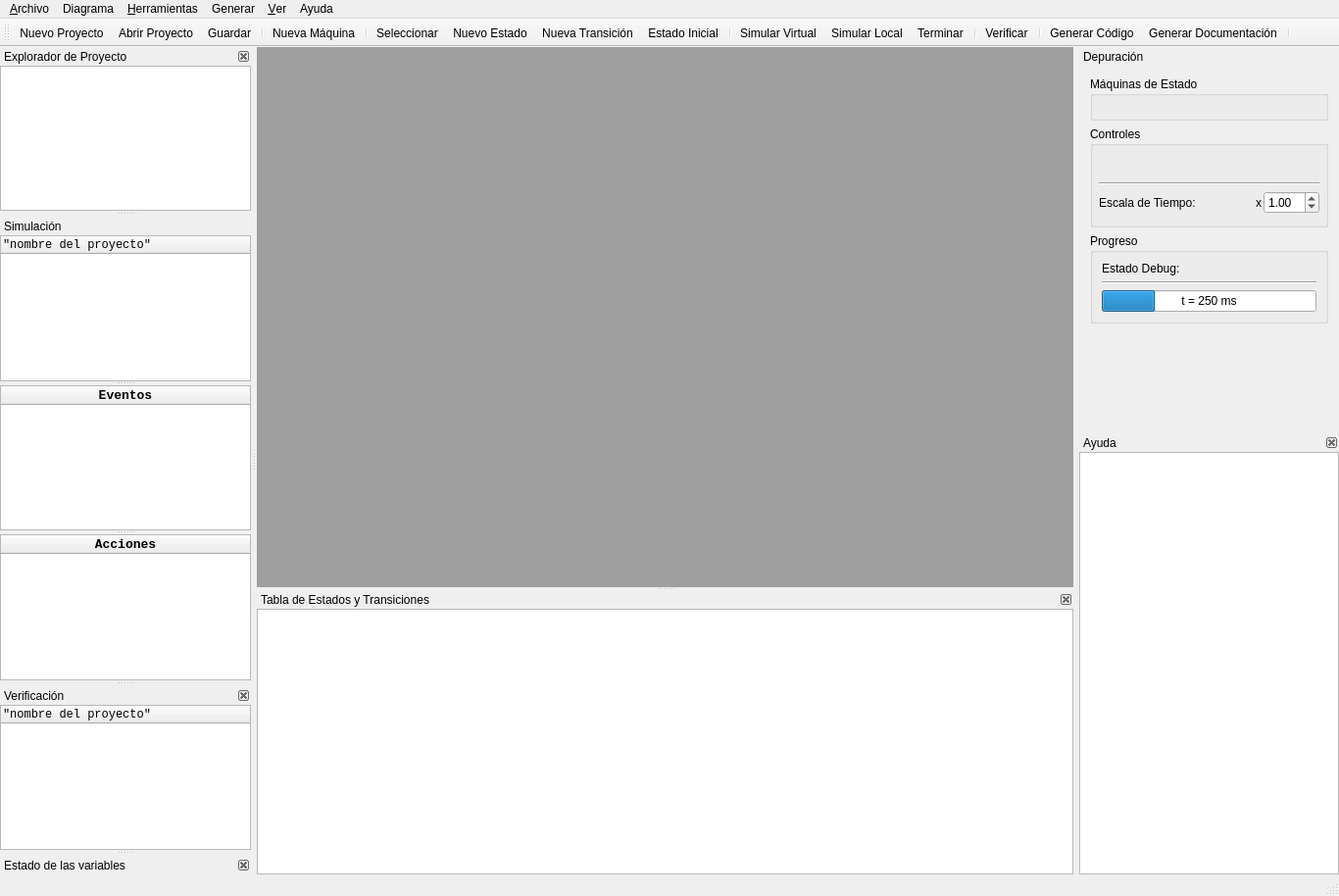
<?xml version="1.0" encoding="UTF-8"?>
<ui version="4.0">
 <class>MainWindow</class>
 <widget class="QMainWindow" name="MainWindow">
  <property name="geometry">
   <rect>
    <x>0</x>
    <y>0</y>
    <width>1366</width>
    <height>914</height>
   </rect>
  </property>
  <property name="windowTitle">
   <string>uModel Factory | UTN-FRBA</string>
  </property>
  <property name="windowIcon">
   <iconset resource="resources.qrc">
    <normaloff>:/img/uModel.ico</normaloff>:/img/uModel.ico</iconset>
  </property>
  <widget class="QWidget" name="centralWidget">
   <layout class="QVBoxLayout" name="verticalLayout">
    <property name="spacing">
     <number>2</number>
    </property>
    <property name="leftMargin">
     <number>0</number>
    </property>
    <property name="topMargin">
     <number>0</number>
    </property>
    <property name="rightMargin">
     <number>0</number>
    </property>
    <property name="bottomMargin">
     <number>0</number>
    </property>
    <item>
     <widget class="QSplitter" name="splitterCentral">
      <property name="orientation">
       <enum>Qt::Vertical</enum>
      </property>
      <property name="handleWidth">
       <number>3</number>
      </property>
      <property name="childrenCollapsible">
       <bool>false</bool>
      </property>
      <widget class="QMdiArea" name="mdiArea">
       <property name="font">
        <font>
         <pointsize>9</pointsize>
        </font>
       </property>
       <property name="activationOrder">
        <enum>QMdiArea::ActivationHistoryOrder</enum>
       </property>
      </widget>
      <widget class="QDockWidget" name="dockWidgetTransiciones">
       <property name="font">
        <font>
         <pointsize>9</pointsize>
        </font>
       </property>
       <property name="features">
        <set>QDockWidget::DockWidgetClosable|QDockWidget::DockWidgetMovable</set>
       </property>
       <property name="windowTitle">
        <string>Tabla de Estados y Transiciones</string>
       </property>
       <widget class="QWidget" name="dockWidgetContentsTransiciones">
        <layout class="QVBoxLayout" name="verticalLayout_3">
         <property name="spacing">
          <number>2</number>
         </property>
         <property name="leftMargin">
          <number>0</number>
         </property>
         <property name="topMargin">
          <number>0</number>
         </property>
         <property name="rightMargin">
          <number>0</number>
         </property>
         <property name="bottomMargin">
          <number>0</number>
         </property>
         <item>
          <widget class="QTableWidget" name="tableWidgetTransiciones">
           <property name="font">
            <font>
             <pointsize>9</pointsize>
            </font>
           </property>
           <property name="editTriggers">
            <set>QAbstractItemView::NoEditTriggers</set>
           </property>
          </widget>
         </item>
        </layout>
       </widget>
      </widget>
     </widget>
    </item>
   </layout>
  </widget>
  <widget class="QMenuBar" name="menuBar">
   <property name="geometry">
    <rect>
     <x>0</x>
     <y>0</y>
     <width>1366</width>
     <height>26</height>
    </rect>
   </property>
   <property name="font">
    <font>
     <pointsize>9</pointsize>
    </font>
   </property>
   <widget class="QMenu" name="menuArchivo">
    <property name="title">
     <string>&amp;Archivo</string>
    </property>
    <widget class="QMenu" name="menuImportarRecursos">
     <property name="title">
      <string>Importar Recursos</string>
     </property>
     <property name="icon">
      <iconset resource="resources.qrc">
       <normaloff>:/img/img/plugin_add.png</normaloff>:/img/img/plugin_add.png</iconset>
     </property>
     <addaction name="actionImportarRecursosDesdeArchivo"/>
     <addaction name="actionImportarRecursosDesdeOtroProyecto"/>
    </widget>
    <addaction name="actionNuevoProyecto"/>
    <addaction name="actionAbrirProyecto"/>
    <addaction name="separator"/>
    <addaction name="actionGuardar"/>
    <addaction name="actionGuardarComo"/>
    <addaction name="separator"/>
    <addaction name="menuImportarRecursos"/>
    <addaction name="separator"/>
    <addaction name="actionCerrarProyecto"/>
    <addaction name="separator"/>
    <addaction name="actionSalir"/>
   </widget>
   <widget class="QMenu" name="menuHerramientas">
    <property name="title">
     <string>&amp;Herramientas</string>
    </property>
    <addaction name="actionVerificar"/>
    <addaction name="separator"/>
    <addaction name="actionSimular"/>
    <addaction name="actionTerminarSimulacion"/>
    <addaction name="separator"/>
    <addaction name="actionConfigurarDepuracion"/>
    <addaction name="actionDepurar"/>
    <addaction name="actionTerminarDepuracion"/>
   </widget>
   <widget class="QMenu" name="menuVer">
    <property name="title">
     <string>&amp;Ver</string>
    </property>
    <addaction name="separator"/>
    <addaction name="actionMosaico"/>
    <addaction name="actionCascada"/>
   </widget>
   <widget class="QMenu" name="menuGenerar">
    <property name="title">
     <string>Generar</string>
    </property>
    <addaction name="actionGenerarCodigo"/>
    <addaction name="actionGenerarDocumentacion"/>
   </widget>
   <widget class="QMenu" name="menuAyuda">
    <property name="title">
     <string>Ayuda</string>
    </property>
    <widget class="QMenu" name="menuAyuda_Din_mica">
     <property name="title">
      <string>Ayuda Dinámica</string>
     </property>
     <property name="icon">
      <iconset resource="resources.qrc">
       <normaloff>:/img/img/book.png</normaloff>:/img/img/book.png</iconset>
     </property>
     <addaction name="actionAyudaDesactivada"/>
     <addaction name="actionAyudaUsuarioInicial"/>
     <addaction name="actionAyudaUsuarioAvanzado"/>
    </widget>
    <addaction name="actionAcercaDe"/>
    <addaction name="menuAyuda_Din_mica"/>
   </widget>
   <widget class="QMenu" name="menuDiagrama">
    <property name="title">
     <string>Diagrama</string>
    </property>
    <widget class="QMenu" name="menuDefinir">
     <property name="title">
      <string>Definir</string>
     </property>
     <property name="icon">
      <iconset resource="resources.qrc">
       <normaloff>:/img/img/plugin_add.png</normaloff>:/img/img/plugin_add.png</iconset>
     </property>
     <addaction name="actionNuevoEvento"/>
     <addaction name="actionNuevaAccion"/>
     <addaction name="actionNuevaVariable"/>
     <addaction name="actionNuevaConstante"/>
    </widget>
    <addaction name="actionNuevaMaquina"/>
    <addaction name="actionRenombrarMaquina"/>
    <addaction name="actionEliminarMaquina"/>
    <addaction name="separator"/>
    <addaction name="actionNuevoEstado"/>
    <addaction name="actionNuevaTransicion"/>
    <addaction name="actionEstadoInicial"/>
    <addaction name="actionEliminarElemento"/>
    <addaction name="separator"/>
    <addaction name="menuDefinir"/>
   </widget>
   <addaction name="menuArchivo"/>
   <addaction name="menuDiagrama"/>
   <addaction name="menuHerramientas"/>
   <addaction name="menuGenerar"/>
   <addaction name="menuVer"/>
   <addaction name="menuAyuda"/>
  </widget>
  <widget class="QToolBar" name="mainToolBar">
   <property name="font">
    <font>
     <pointsize>9</pointsize>
    </font>
   </property>
   <property name="toolButtonStyle">
    <enum>Qt::ToolButtonTextUnderIcon</enum>
   </property>
   <attribute name="toolBarArea">
    <enum>TopToolBarArea</enum>
   </attribute>
   <attribute name="toolBarBreak">
    <bool>false</bool>
   </attribute>
   <addaction name="actionNuevoProyecto"/>
   <addaction name="actionAbrirProyecto"/>
   <addaction name="actionGuardar"/>
   <addaction name="separator"/>
   <addaction name="actionNuevaMaquina"/>
   <addaction name="separator"/>
   <addaction name="actionSeleccionar"/>
   <addaction name="actionNuevoEstado"/>
   <addaction name="actionNuevaTransicion"/>
   <addaction name="actionEstadoInicial"/>
   <addaction name="separator"/>
   <addaction name="actionInterfaz_Virtual"/>
   <addaction name="actionSimular"/>
   <addaction name="actionTerminarSimulacion"/>
   <addaction name="separator"/>
   <addaction name="actionVerificar"/>
   <addaction name="separator"/>
   <addaction name="actionGenerarCodigo"/>
   <addaction name="actionGenerarDocumentacion"/>
   <addaction name="separator"/>
  </widget>
  <widget class="QStatusBar" name="statusBar"/>
  <widget class="QDockWidget" name="dockWidgetProyecto">
   <property name="minimumSize">
    <size>
     <width>87</width>
     <height>117</height>
    </size>
   </property>
   <property name="font">
    <font>
     <pointsize>9</pointsize>
    </font>
   </property>
   <property name="features">
    <set>QDockWidget::DockWidgetClosable|QDockWidget::DockWidgetMovable</set>
   </property>
   <property name="allowedAreas">
    <set>Qt::LeftDockWidgetArea|Qt::RightDockWidgetArea</set>
   </property>
   <property name="windowTitle">
    <string>Explorador de Proyecto</string>
   </property>
   <attribute name="dockWidgetArea">
    <number>1</number>
   </attribute>
   <widget class="QWidget" name="dockWidgetContentsProyecto">
    <layout class="QVBoxLayout" name="verticalLayout_2">
     <property name="spacing">
      <number>2</number>
     </property>
     <property name="leftMargin">
      <number>0</number>
     </property>
     <property name="topMargin">
      <number>0</number>
     </property>
     <property name="rightMargin">
      <number>0</number>
     </property>
     <property name="bottomMargin">
      <number>0</number>
     </property>
     <item>
      <widget class="QTreeWidget" name="treeWidgetProyecto">
       <property name="font">
        <font>
         <family>Consolas</family>
         <pointsize>9</pointsize>
        </font>
       </property>
       <property name="editTriggers">
        <set>QAbstractItemView::NoEditTriggers</set>
       </property>
       <property name="indentation">
        <number>16</number>
       </property>
       <property name="expandsOnDoubleClick">
        <bool>false</bool>
       </property>
       <property name="columnCount">
        <number>1</number>
       </property>
       <attribute name="headerVisible">
        <bool>false</bool>
       </attribute>
       <column>
        <property name="text">
         <string notr="true">1</string>
        </property>
       </column>
      </widget>
     </item>
    </layout>
   </widget>
  </widget>
  <widget class="QDockWidget" name="dockWidgetSimulacion">
   <property name="font">
    <font>
     <pointsize>9</pointsize>
    </font>
   </property>
   <property name="features">
    <set>QDockWidget::DockWidgetMovable</set>
   </property>
   <property name="allowedAreas">
    <set>Qt::LeftDockWidgetArea|Qt::RightDockWidgetArea</set>
   </property>
   <property name="windowTitle">
    <string>Simulación</string>
   </property>
   <attribute name="dockWidgetArea">
    <number>1</number>
   </attribute>
   <widget class="QWidget" name="dockWidgetContentsSimulacion">
    <layout class="QVBoxLayout" name="verticalLayout_4">
     <property name="spacing">
      <number>2</number>
     </property>
     <property name="leftMargin">
      <number>0</number>
     </property>
     <property name="topMargin">
      <number>0</number>
     </property>
     <property name="rightMargin">
      <number>0</number>
     </property>
     <property name="bottomMargin">
      <number>0</number>
     </property>
     <item>
      <widget class="QSplitter" name="splitterSimulacion">
       <property name="orientation">
        <enum>Qt::Vertical</enum>
       </property>
       <property name="handleWidth">
        <number>4</number>
       </property>
       <property name="childrenCollapsible">
        <bool>false</bool>
       </property>
       <widget class="QTreeWidget" name="treeWidgetSimEstados">
        <property name="font">
         <font>
          <family>Consolas</family>
          <pointsize>9</pointsize>
         </font>
        </property>
        <property name="columnCount">
         <number>1</number>
        </property>
        <column>
         <property name="text">
          <string>&quot;nombre del proyecto&quot;</string>
         </property>
         <property name="font">
          <font>
           <italic>false</italic>
           <bold>false</bold>
          </font>
         </property>
         <property name="icon">
          <iconset resource="resources.qrc">
           <normaloff>:/img/img/control_play_blue.png</normaloff>:/img/img/control_play_blue.png</iconset>
         </property>
        </column>
       </widget>
       <widget class="QTableWidget" name="tableWidgetSimEventos">
        <property name="font">
         <font>
          <family>Consolas</family>
          <pointsize>9</pointsize>
         </font>
        </property>
        <property name="editTriggers">
         <set>QAbstractItemView::NoEditTriggers</set>
        </property>
        <property name="selectionMode">
         <enum>QAbstractItemView::SingleSelection</enum>
        </property>
        <property name="gridStyle">
         <enum>Qt::NoPen</enum>
        </property>
        <property name="sortingEnabled">
         <bool>true</bool>
        </property>
        <property name="columnCount">
         <number>1</number>
        </property>
        <attribute name="horizontalHeaderStretchLastSection">
         <bool>true</bool>
        </attribute>
        <attribute name="verticalHeaderVisible">
         <bool>false</bool>
        </attribute>
        <column>
         <property name="text">
          <string>Eventos</string>
         </property>
         <property name="font">
          <font>
           <family>Consolas</family>
           <pointsize>10</pointsize>
           <bold>true</bold>
          </font>
         </property>
        </column>
       </widget>
       <widget class="QTableWidget" name="tableWidgetSimAcciones">
        <property name="font">
         <font>
          <family>Consolas</family>
          <pointsize>9</pointsize>
         </font>
        </property>
        <property name="sizeAdjustPolicy">
         <enum>QAbstractScrollArea::AdjustIgnored</enum>
        </property>
        <property name="editTriggers">
         <set>QAbstractItemView::NoEditTriggers</set>
        </property>
        <property name="showGrid">
         <bool>false</bool>
        </property>
        <property name="gridStyle">
         <enum>Qt::NoPen</enum>
        </property>
        <attribute name="horizontalHeaderStretchLastSection">
         <bool>true</bool>
        </attribute>
        <attribute name="verticalHeaderVisible">
         <bool>false</bool>
        </attribute>
        <column>
         <property name="text">
          <string>Acciones</string>
         </property>
         <property name="font">
          <font>
           <family>Consolas</family>
           <pointsize>10</pointsize>
           <bold>true</bold>
          </font>
         </property>
        </column>
       </widget>
      </widget>
     </item>
    </layout>
   </widget>
  </widget>
  <widget class="QDockWidget" name="dockWidgetVerificar">
   <property name="font">
    <font>
     <pointsize>9</pointsize>
    </font>
   </property>
   <property name="features">
    <set>QDockWidget::DockWidgetClosable|QDockWidget::DockWidgetMovable</set>
   </property>
   <property name="allowedAreas">
    <set>Qt::LeftDockWidgetArea|Qt::RightDockWidgetArea</set>
   </property>
   <property name="windowTitle">
    <string>Verificación</string>
   </property>
   <attribute name="dockWidgetArea">
    <number>1</number>
   </attribute>
   <widget class="QWidget" name="dockWidgetContentsVerificar">
    <layout class="QVBoxLayout" name="verticalLayout_5">
     <property name="spacing">
      <number>2</number>
     </property>
     <property name="leftMargin">
      <number>0</number>
     </property>
     <property name="topMargin">
      <number>0</number>
     </property>
     <property name="rightMargin">
      <number>0</number>
     </property>
     <property name="bottomMargin">
      <number>0</number>
     </property>
     <item>
      <widget class="QTreeWidget" name="treeWidgetVerificar">
       <property name="font">
        <font>
         <family>Consolas</family>
         <pointsize>9</pointsize>
        </font>
       </property>
       <column>
        <property name="text">
         <string>&quot;nombre del proyecto&quot;</string>
        </property>
        <property name="icon">
         <iconset resource="resources.qrc">
          <normaloff>:/img/img/check box.png</normaloff>:/img/img/check box.png</iconset>
        </property>
       </column>
      </widget>
     </item>
    </layout>
   </widget>
  </widget>
  <widget class="QDockWidget" name="dockWidgetDebug">
   <property name="minimumSize">
    <size>
     <width>265</width>
     <height>348</height>
    </size>
   </property>
   <property name="maximumSize">
    <size>
     <width>265</width>
     <height>524287</height>
    </size>
   </property>
   <property name="features">
    <set>QDockWidget::NoDockWidgetFeatures</set>
   </property>
   <property name="allowedAreas">
    <set>Qt::LeftDockWidgetArea|Qt::RightDockWidgetArea</set>
   </property>
   <property name="windowTitle">
    <string>Depuración</string>
   </property>
   <attribute name="dockWidgetArea">
    <number>2</number>
   </attribute>
   <widget class="QWidget" name="dockWidgetContents">
    <layout class="QVBoxLayout" name="verticalLayout_7">
     <item>
      <widget class="QGroupBox" name="groupBoxMaquinasDebug">
       <property name="title">
        <string>Máquinas de Estado</string>
       </property>
       <layout class="QVBoxLayout" name="verticalLayout_9">
        <item>
         <layout class="QVBoxLayout" name="verticalLayoutMaquinasDebug"/>
        </item>
       </layout>
      </widget>
     </item>
     <item>
      <widget class="QGroupBox" name="groupBox">
       <property name="title">
        <string>Controles</string>
       </property>
       <property name="flat">
        <bool>false</bool>
       </property>
       <layout class="QVBoxLayout" name="verticalLayout_6">
        <property name="spacing">
         <number>6</number>
        </property>
        <property name="leftMargin">
         <number>6</number>
        </property>
        <property name="topMargin">
         <number>9</number>
        </property>
        <property name="rightMargin">
         <number>6</number>
        </property>
        <item>
         <layout class="QHBoxLayout" name="horizontalLayout_2">
          <item>
           <widget class="QPushButton" name="pushButtonDebugStop">
            <property name="text">
             <string/>
            </property>
            <property name="icon">
             <iconset resource="resources.qrc">
              <normaloff>:/img/img/control_stop_blue.png</normaloff>:/img/img/control_stop_blue.png</iconset>
            </property>
            <property name="iconSize">
             <size>
              <width>28</width>
              <height>28</height>
             </size>
            </property>
            <property name="flat">
             <bool>true</bool>
            </property>
           </widget>
          </item>
          <item>
           <widget class="QPushButton" name="pushButtonDebugPlay">
            <property name="text">
             <string/>
            </property>
            <property name="icon">
             <iconset resource="resources.qrc">
              <normaloff>:/img/img/control_play_blue.png</normaloff>:/img/img/control_play_blue.png</iconset>
            </property>
            <property name="iconSize">
             <size>
              <width>28</width>
              <height>28</height>
             </size>
            </property>
            <property name="checkable">
             <bool>true</bool>
            </property>
            <property name="flat">
             <bool>true</bool>
            </property>
           </widget>
          </item>
          <item>
           <widget class="QPushButton" name="pushButtonDebugPausa">
            <property name="text">
             <string/>
            </property>
            <property name="icon">
             <iconset resource="resources.qrc">
              <normaloff>:/img/img/control_pause_blue.png</normaloff>:/img/img/control_pause_blue.png</iconset>
            </property>
            <property name="iconSize">
             <size>
              <width>28</width>
              <height>28</height>
             </size>
            </property>
            <property name="flat">
             <bool>true</bool>
            </property>
           </widget>
          </item>
          <item>
           <widget class="QPushButton" name="pushButtonDebugStepFw">
            <property name="text">
             <string/>
            </property>
            <property name="icon">
             <iconset resource="resources.qrc">
              <normaloff>:/img/img/control end blue.png</normaloff>:/img/img/control end blue.png</iconset>
            </property>
            <property name="iconSize">
             <size>
              <width>28</width>
              <height>28</height>
             </size>
            </property>
            <property name="flat">
             <bool>true</bool>
            </property>
           </widget>
          </item>
         </layout>
        </item>
        <item>
         <widget class="Line" name="lineControlesDebug">
          <property name="orientation">
           <enum>Qt::Horizontal</enum>
          </property>
         </widget>
        </item>
        <item>
         <layout class="QHBoxLayout" name="horizontalLayout_3">
          <item>
           <widget class="QLabel" name="labelEscalaTiempo">
            <property name="text">
             <string>Escala de Tiempo:</string>
            </property>
           </widget>
          </item>
          <item>
           <spacer name="horizontalSpacer">
            <property name="orientation">
             <enum>Qt::Horizontal</enum>
            </property>
            <property name="sizeHint" stdset="0">
             <size>
              <width>40</width>
              <height>20</height>
             </size>
            </property>
           </spacer>
          </item>
          <item>
           <layout class="QHBoxLayout" name="horizontalLayout">
            <property name="spacing">
             <number>2</number>
            </property>
            <item>
             <widget class="QLabel" name="labelSpinBoxEscalaTiempo">
              <property name="text">
               <string>x</string>
              </property>
              <property name="alignment">
               <set>Qt::AlignRight|Qt::AlignTrailing|Qt::AlignVCenter</set>
              </property>
             </widget>
            </item>
            <item>
             <widget class="QDoubleSpinBox" name="doubleSpinBoxEscalaTiempoDebug">
              <property name="decimals">
               <number>2</number>
              </property>
              <property name="singleStep">
               <double>0.250000000000000</double>
              </property>
              <property name="value">
               <double>1.000000000000000</double>
              </property>
             </widget>
            </item>
           </layout>
          </item>
         </layout>
        </item>
       </layout>
      </widget>
     </item>
     <item>
      <widget class="QGroupBox" name="groupBox_2">
       <property name="title">
        <string>Progreso</string>
       </property>
       <layout class="QVBoxLayout" name="verticalLayout_8">
        <property name="spacing">
         <number>6</number>
        </property>
        <property name="leftMargin">
         <number>9</number>
        </property>
        <property name="topMargin">
         <number>9</number>
        </property>
        <property name="rightMargin">
         <number>9</number>
        </property>
        <property name="bottomMargin">
         <number>9</number>
        </property>
        <item>
         <widget class="QLabel" name="labelEstadoDebug">
          <property name="text">
           <string>Estado Debug:</string>
          </property>
         </widget>
        </item>
        <item>
         <widget class="Line" name="lineProgresoebug">
          <property name="orientation">
           <enum>Qt::Horizontal</enum>
          </property>
         </widget>
        </item>
        <item>
         <widget class="QProgressBar" name="progressBarDebug">
          <property name="maximum">
           <number>1000</number>
          </property>
          <property name="value">
           <number>250</number>
          </property>
          <property name="format">
           <string>t = %v ms</string>
          </property>
         </widget>
        </item>
       </layout>
      </widget>
     </item>
     <item>
      <spacer name="verticalSpacer">
       <property name="orientation">
        <enum>Qt::Vertical</enum>
       </property>
       <property name="sizeHint" stdset="0">
        <size>
         <width>20</width>
         <height>413</height>
        </size>
       </property>
      </spacer>
     </item>
    </layout>
   </widget>
  </widget>
  <widget class="QDockWidget" name="dockWidgetVariables">
   <property name="floating">
    <bool>false</bool>
   </property>
   <property name="features">
    <set>QDockWidget::DockWidgetClosable|QDockWidget::DockWidgetMovable</set>
   </property>
   <property name="allowedAreas">
    <set>Qt::LeftDockWidgetArea|Qt::RightDockWidgetArea</set>
   </property>
   <property name="windowTitle">
    <string>Estado de las variables</string>
   </property>
   <attribute name="dockWidgetArea">
    <number>1</number>
   </attribute>
   <widget class="QWidget" name="dockWidgetContents_4">
    <widget class="QTableWidget" name="tableWidgetVariables">
     <property name="geometry">
      <rect>
       <x>0</x>
       <y>0</y>
       <width>261</width>
       <height>101</height>
      </rect>
     </property>
     <property name="font">
      <font>
       <pointsize>9</pointsize>
      </font>
     </property>
     <property name="editTriggers">
      <set>QAbstractItemView::NoEditTriggers</set>
     </property>
     <property name="tabKeyNavigation">
      <bool>true</bool>
     </property>
     <property name="dragDropOverwriteMode">
      <bool>true</bool>
     </property>
     <property name="selectionMode">
      <enum>QAbstractItemView::ExtendedSelection</enum>
     </property>
     <property name="horizontalScrollMode">
      <enum>QAbstractItemView::ScrollPerItem</enum>
     </property>
    </widget>
   </widget>
  </widget>
  <widget class="QDockWidget" name="dockWidgetAyuda">
   <property name="minimumSize">
    <size>
     <width>265</width>
     <height>450</height>
    </size>
   </property>
   <property name="features">
    <set>QDockWidget::DockWidgetClosable</set>
   </property>
   <property name="allowedAreas">
    <set>Qt::RightDockWidgetArea</set>
   </property>
   <property name="windowTitle">
    <string>Ayuda</string>
   </property>
   <attribute name="dockWidgetArea">
    <number>2</number>
   </attribute>
   <widget class="QWidget" name="dockWidgetContentsAyuda">
    <layout class="QVBoxLayout" name="verticalLayout_10">
     <property name="spacing">
      <number>2</number>
     </property>
     <property name="leftMargin">
      <number>0</number>
     </property>
     <property name="topMargin">
      <number>0</number>
     </property>
     <property name="rightMargin">
      <number>0</number>
     </property>
     <property name="bottomMargin">
      <number>0</number>
     </property>
     <item>
      <widget class="QTextEdit" name="textEditAyuda">
       <property name="readOnly">
        <bool>true</bool>
       </property>
      </widget>
     </item>
    </layout>
   </widget>
  </widget>
  <action name="actionNuevaMaquina">
   <property name="icon">
    <iconset resource="resources.qrc">
     <normaloff>:/img/img/application_add.png</normaloff>:/img/img/application_add.png</iconset>
   </property>
   <property name="text">
    <string>Nueva Máquina</string>
   </property>
   <property name="toolTip">
    <string>Nueva Máquina de Estados</string>
   </property>
  </action>
  <action name="actionNuevoEstado">
   <property name="checkable">
    <bool>true</bool>
   </property>
   <property name="icon">
    <iconset resource="resources.qrc">
     <normaloff>:/img/img/add_box.png</normaloff>:/img/img/add_box.png</iconset>
   </property>
   <property name="text">
    <string>Nuevo Estado</string>
   </property>
  </action>
  <action name="actionNuevaTransicion">
   <property name="checkable">
    <bool>true</bool>
   </property>
   <property name="icon">
    <iconset resource="resources.qrc">
     <normaloff>:/img/img/add_transition.png</normaloff>:/img/img/add_transition.png</iconset>
   </property>
   <property name="text">
    <string>Nueva Transición</string>
   </property>
   <property name="toolTip">
    <string>Nueva Transición</string>
   </property>
  </action>
  <action name="actionEstadoInicial">
   <property name="checkable">
    <bool>true</bool>
   </property>
   <property name="icon">
    <iconset resource="resources.qrc">
     <normaloff>:/img/img/bullet_blue.png</normaloff>:/img/img/bullet_blue.png</iconset>
   </property>
   <property name="text">
    <string>Estado Inicial</string>
   </property>
  </action>
  <action name="actionSimular">
   <property name="checkable">
    <bool>true</bool>
   </property>
   <property name="icon">
    <iconset resource="resources.qrc">
     <normaloff>:/img/img/control_play_blue.png</normaloff>:/img/img/control_play_blue.png</iconset>
   </property>
   <property name="text">
    <string>Simular Local</string>
   </property>
   <property name="toolTip">
    <string>Iniciar Simulación</string>
   </property>
  </action>
  <action name="actionTerminarSimulacion">
   <property name="icon">
    <iconset resource="resources.qrc">
     <normaloff>:/img/img/control_stop_blue.png</normaloff>:/img/img/control_stop_blue.png</iconset>
   </property>
   <property name="text">
    <string>Terminar</string>
   </property>
   <property name="toolTip">
    <string>Terminar Simulación</string>
   </property>
  </action>
  <action name="actionMosaico">
   <property name="icon">
    <iconset resource="resources.qrc">
     <normaloff>:/img/img/application tile horizontal.png</normaloff>:/img/img/application tile horizontal.png</iconset>
   </property>
   <property name="text">
    <string>Mosaico</string>
   </property>
  </action>
  <action name="actionCascada">
   <property name="icon">
    <iconset resource="resources.qrc">
     <normaloff>:/img/img/application cascade.png</normaloff>:/img/img/application cascade.png</iconset>
   </property>
   <property name="text">
    <string>Cascada</string>
   </property>
  </action>
  <action name="actionSeleccionar">
   <property name="checkable">
    <bool>true</bool>
   </property>
   <property name="checked">
    <bool>false</bool>
   </property>
   <property name="icon">
    <iconset resource="resources.qrc">
     <normaloff>:/img/img/cursor.png</normaloff>:/img/img/cursor.png</iconset>
   </property>
   <property name="text">
    <string>Seleccionar</string>
   </property>
   <property name="toolTip">
    <string>Seleccionar</string>
   </property>
   <property name="shortcut">
    <string>Esc</string>
   </property>
  </action>
  <action name="actionEliminarElemento">
   <property name="icon">
    <iconset resource="resources.qrc">
     <normaloff>:/img/img/cross.png</normaloff>:/img/img/cross.png</iconset>
   </property>
   <property name="text">
    <string>Eliminar Elemento</string>
   </property>
   <property name="toolTip">
    <string>Eliminar Elemento</string>
   </property>
   <property name="shortcut">
    <string>Del</string>
   </property>
  </action>
  <action name="actionGuardar">
   <property name="icon">
    <iconset resource="resources.qrc">
     <normaloff>:/img/img/disk.png</normaloff>:/img/img/disk.png</iconset>
   </property>
   <property name="text">
    <string>Guardar</string>
   </property>
   <property name="toolTip">
    <string>Guardar</string>
   </property>
   <property name="shortcut">
    <string>Ctrl+S</string>
   </property>
  </action>
  <action name="actionGuardarComo">
   <property name="icon">
    <iconset resource="resources.qrc">
     <normaloff>:/img/img/save as.png</normaloff>:/img/img/save as.png</iconset>
   </property>
   <property name="text">
    <string>Guardar Como...</string>
   </property>
   <property name="toolTip">
    <string>Guardar Como...</string>
   </property>
  </action>
  <action name="actionNuevoProyecto">
   <property name="icon">
    <iconset resource="resources.qrc">
     <normaloff>:/img/img/folder_add.png</normaloff>:/img/img/folder_add.png</iconset>
   </property>
   <property name="text">
    <string>Nuevo Proyecto</string>
   </property>
   <property name="toolTip">
    <string>Nuevo Proyecto</string>
   </property>
  </action>
  <action name="actionAbrirProyecto">
   <property name="icon">
    <iconset resource="resources.qrc">
     <normaloff>:/img/img/folder.png</normaloff>:/img/img/folder.png</iconset>
   </property>
   <property name="text">
    <string>Abrir Proyecto</string>
   </property>
   <property name="toolTip">
    <string>Abrir Proyecto</string>
   </property>
  </action>
  <action name="actionSalir">
   <property name="icon">
    <iconset resource="resources.qrc">
     <normaloff>:/img/img/door.png</normaloff>:/img/img/door.png</iconset>
   </property>
   <property name="text">
    <string>Salir</string>
   </property>
  </action>
  <action name="actionCerrarProyecto">
   <property name="icon">
    <iconset resource="resources.qrc">
     <normaloff>:/img/img/folder_delete.png</normaloff>:/img/img/folder_delete.png</iconset>
   </property>
   <property name="text">
    <string>Cerrar Proyecto</string>
   </property>
  </action>
  <action name="actionGenerarCodigo">
   <property name="icon">
    <iconset resource="resources.qrc">
     <normaloff>:/img/img/source_code.png</normaloff>:/img/img/source_code.png</iconset>
   </property>
   <property name="text">
    <string>Generar Código</string>
   </property>
  </action>
  <action name="actionGenerarDocumentacion">
   <property name="icon">
    <iconset resource="resources.qrc">
     <normaloff>:/img/img/report.png</normaloff>:/img/img/report.png</iconset>
   </property>
   <property name="text">
    <string>Generar Documentación</string>
   </property>
   <property name="toolTip">
    <string>Generar Documentación del Proyecto</string>
   </property>
  </action>
  <action name="actionVerificar">
   <property name="icon">
    <iconset resource="resources.qrc">
     <normaloff>:/img/img/check box.png</normaloff>:/img/img/check box.png</iconset>
   </property>
   <property name="text">
    <string>Verificar</string>
   </property>
  </action>
  <action name="actionAcercaDe">
   <property name="icon">
    <iconset resource="resources.qrc">
     <normaloff>:/img/img/information.png</normaloff>:/img/img/information.png</iconset>
   </property>
   <property name="text">
    <string>Acerca de uModelFactory...</string>
   </property>
  </action>
  <action name="actionEliminarMaquina">
   <property name="icon">
    <iconset resource="resources.qrc">
     <normaloff>:/img/img/application_delete.png</normaloff>:/img/img/application_delete.png</iconset>
   </property>
   <property name="text">
    <string>Eliminar Máquina</string>
   </property>
  </action>
  <action name="actionConfigurarDepuracion">
   <property name="icon">
    <iconset resource="resources.qrc">
     <normaloff>:/img/img/cog_go.png</normaloff>:/img/img/cog_go.png</iconset>
   </property>
   <property name="text">
    <string>Configurar Depuración</string>
   </property>
   <property name="toolTip">
    <string>Configurar Depuración</string>
   </property>
  </action>
  <action name="actionDepurar">
   <property name="checkable">
    <bool>true</bool>
   </property>
   <property name="icon">
    <iconset resource="resources.qrc">
     <normaloff>:/img/img/connect.png</normaloff>:/img/img/connect.png</iconset>
   </property>
   <property name="text">
    <string>Depurar</string>
   </property>
  </action>
  <action name="actionTerminarDepuracion">
   <property name="icon">
    <iconset resource="resources.qrc">
     <normaloff>:/img/img/disconnect.png</normaloff>:/img/img/disconnect.png</iconset>
   </property>
   <property name="text">
    <string>Terminar Depuración</string>
   </property>
   <property name="toolTip">
    <string>Terminar Depuración</string>
   </property>
  </action>
  <action name="actionImportarRecursosDesdeArchivo">
   <property name="text">
    <string>Desde Archivo...</string>
   </property>
   <property name="toolTip">
    <string>Importar Recursos Desde Archivo</string>
   </property>
  </action>
  <action name="actionImportarRecursosDesdeOtroProyecto">
   <property name="text">
    <string>Desde Otro Proyecto...</string>
   </property>
   <property name="toolTip">
    <string>Importar Recursos Desde Otro Proyecto</string>
   </property>
  </action>
  <action name="actionRenombrarMaquina">
   <property name="icon">
    <iconset resource="resources.qrc">
     <normaloff>:/img/img/application edit.png</normaloff>:/img/img/application edit.png</iconset>
   </property>
   <property name="text">
    <string>Renombrar  Máquina</string>
   </property>
  </action>
  <action name="actionNuevoEvento">
   <property name="icon">
    <iconset resource="resources.qrc">
     <normaloff>:/img/img/events.png</normaloff>:/img/img/events.png</iconset>
   </property>
   <property name="text">
    <string>Nuevo Evento</string>
   </property>
  </action>
  <action name="actionNuevaAccion">
   <property name="icon">
    <iconset resource="resources.qrc">
     <normaloff>:/img/img/external.png</normaloff>:/img/img/external.png</iconset>
   </property>
   <property name="text">
    <string>Nueva Acción</string>
   </property>
  </action>
  <action name="actionNuevaVariable">
   <property name="icon">
    <iconset resource="resources.qrc">
     <normaloff>:/img/img/brick.png</normaloff>:/img/img/brick.png</iconset>
   </property>
   <property name="text">
    <string>Nueva Variable</string>
   </property>
  </action>
  <action name="actionNuevaConstante">
   <property name="icon">
    <iconset resource="resources.qrc">
     <normaloff>:/img/img/non_derivative.png</normaloff>:/img/img/non_derivative.png</iconset>
   </property>
   <property name="text">
    <string>Nueva Constante</string>
   </property>
   <property name="toolTip">
    <string>Nueva Constante</string>
   </property>
  </action>
  <action name="actionBorrarEvento">
   <property name="icon">
    <iconset resource="resources.qrc">
     <normaloff>:/img/img/delete.png</normaloff>:/img/img/delete.png</iconset>
   </property>
   <property name="text">
    <string>Borrar Evento</string>
   </property>
  </action>
  <action name="actionBorrarAccion">
   <property name="icon">
    <iconset resource="resources.qrc">
     <normaloff>:/img/img/delete.png</normaloff>:/img/img/delete.png</iconset>
   </property>
   <property name="text">
    <string>Borrar Acción</string>
   </property>
   <property name="toolTip">
    <string>Borrar Acción</string>
   </property>
  </action>
  <action name="actionBorrarVariable">
   <property name="icon">
    <iconset resource="resources.qrc">
     <normaloff>:/img/img/delete.png</normaloff>:/img/img/delete.png</iconset>
   </property>
   <property name="text">
    <string>Borrar Variable</string>
   </property>
   <property name="toolTip">
    <string>Borrar Variable</string>
   </property>
  </action>
  <action name="actionBorrarConstante">
   <property name="icon">
    <iconset resource="resources.qrc">
     <normaloff>:/img/img/delete.png</normaloff>:/img/img/delete.png</iconset>
   </property>
   <property name="text">
    <string>Borrar Constante</string>
   </property>
   <property name="toolTip">
    <string>Borrar Constante</string>
   </property>
  </action>
  <action name="actionEditarConstante">
   <property name="icon">
    <iconset resource="resources.qrc">
     <normaloff>:/img/img/pencil.png</normaloff>:/img/img/pencil.png</iconset>
   </property>
   <property name="text">
    <string>Editar Constante</string>
   </property>
   <property name="toolTip">
    <string>Editar Constante</string>
   </property>
  </action>
  <action name="actionInterfaz_Virtual">
   <property name="checkable">
    <bool>true</bool>
   </property>
   <property name="icon">
    <iconset resource="resources.qrc">
     <normaloff>:/img/img/infotronic2019-1.png</normaloff>:/img/img/infotronic2019-1.png</iconset>
   </property>
   <property name="text">
    <string>Simular Virtual</string>
   </property>
   <property name="toolTip">
    <string>Permite realizar la compatibilidad entre los nombres de utilizados en la maquina de estado y los preestablecidos en infotronic Virtual</string>
   </property>
  </action>
  <action name="actionEliminar_comentario">
   <property name="icon">
    <iconset resource="resources.qrc">
     <normaloff>:/img/img/delete.png</normaloff>:/img/img/delete.png</iconset>
   </property>
   <property name="text">
    <string>Eliminar comentario</string>
   </property>
   <property name="toolTip">
    <string>Eliminar un comentario</string>
   </property>
  </action>
  <action name="actionAyudaDesactivada">
   <property name="checkable">
    <bool>true</bool>
   </property>
   <property name="checked">
    <bool>true</bool>
   </property>
   <property name="text">
    <string>Desactivada</string>
   </property>
  </action>
  <action name="actionAyudaUsuarioInicial">
   <property name="checkable">
    <bool>true</bool>
   </property>
   <property name="text">
    <string>Usuario Nivel Inicial</string>
   </property>
  </action>
  <action name="actionAyudaUsuarioAvanzado">
   <property name="checkable">
    <bool>true</bool>
   </property>
   <property name="text">
    <string>Usuario Nivel Avanzado</string>
   </property>
  </action>
 </widget>
 <layoutdefault spacing="6" margin="11"/>
 <resources>
  <include location="resources.qrc"/>
 </resources>
 <connections/>
</ui>
